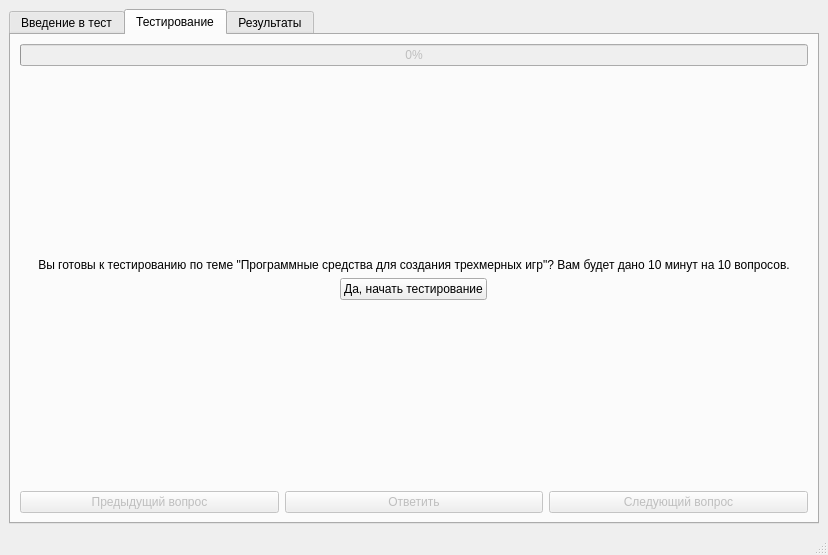
<?xml version="1.0" encoding="UTF-8"?>
<ui version="4.0">
 <class>MainWindow</class>
 <widget class="QMainWindow" name="MainWindow">
  <property name="geometry">
   <rect>
    <x>0</x>
    <y>0</y>
    <width>828</width>
    <height>555</height>
   </rect>
  </property>
  <property name="windowTitle">
   <string>Мини-тестирование</string>
  </property>
  <widget class="QWidget" name="centralwidget">
   <layout class="QVBoxLayout" name="verticalLayout_4">
    <item>
     <widget class="QTabWidget" name="tabWidget">
      <property name="currentIndex">
       <number>1</number>
      </property>
      <widget class="QWidget" name="info">
       <attribute name="title">
        <string>Введение в тест</string>
       </attribute>
       <layout class="QVBoxLayout" name="verticalLayout_2" stretch="0">
        <property name="sizeConstraint">
         <enum>QLayout::SetNoConstraint</enum>
        </property>
        <item>
         <layout class="QVBoxLayout" name="verticalLayout">
          <item>
           <spacer name="verticalSpacer">
            <property name="orientation">
             <enum>Qt::Vertical</enum>
            </property>
            <property name="sizeHint" stdset="0">
             <size>
              <width>20</width>
              <height>40</height>
             </size>
            </property>
           </spacer>
          </item>
          <item>
           <widget class="QLabel" name="label">
            <property name="text">
             <string>Это введение в тест и рассказ, как его проходить</string>
            </property>
            <property name="alignment">
             <set>Qt::AlignBottom|Qt::AlignHCenter</set>
            </property>
           </widget>
          </item>
          <item>
           <layout class="QHBoxLayout" name="horizontalLayout">
            <item>
             <widget class="QPushButton" name="pushButton">
              <property name="sizePolicy">
               <sizepolicy hsizetype="Fixed" vsizetype="Fixed">
                <horstretch>0</horstretch>
                <verstretch>0</verstretch>
               </sizepolicy>
              </property>
              <property name="text">
               <string>Перейти к тестированию</string>
              </property>
             </widget>
            </item>
           </layout>
          </item>
          <item>
           <spacer name="verticalSpacer_2">
            <property name="orientation">
             <enum>Qt::Vertical</enum>
            </property>
            <property name="sizeHint" stdset="0">
             <size>
              <width>20</width>
              <height>40</height>
             </size>
            </property>
           </spacer>
          </item>
         </layout>
        </item>
       </layout>
      </widget>
      <widget class="QWidget" name="testing">
       <attribute name="title">
        <string>Тестирование</string>
       </attribute>
       <layout class="QVBoxLayout" name="verticalLayout_5">
        <item>
         <widget class="QProgressBar" name="progressBar">
          <property name="enabled">
           <bool>false</bool>
          </property>
          <property name="value">
           <number>0</number>
          </property>
          <property name="textVisible">
           <bool>true</bool>
          </property>
         </widget>
        </item>
        <item>
         <widget class="QStackedWidget" name="stackedWidget">
          <property name="currentIndex">
           <number>0</number>
          </property>
          <widget class="QWidget" name="start_test">
           <layout class="QVBoxLayout" name="verticalLayout_8">
            <item>
             <layout class="QVBoxLayout" name="verticalLayout_7">
              <item>
               <spacer name="verticalSpacer_6">
                <property name="orientation">
                 <enum>Qt::Vertical</enum>
                </property>
                <property name="sizeHint" stdset="0">
                 <size>
                  <width>20</width>
                  <height>40</height>
                 </size>
                </property>
               </spacer>
              </item>
              <item>
               <widget class="QLabel" name="label_2">
                <property name="text">
                 <string>Вы готовы к тестированию по теме &quot;Программные средства для создания трехмерных игр&quot;? Вам будет дано 10 минут на 10 вопросов.</string>
                </property>
                <property name="alignment">
                 <set>Qt::AlignBottom|Qt::AlignHCenter</set>
                </property>
               </widget>
              </item>
              <item>
               <layout class="QHBoxLayout" name="horizontalLayout_4">
                <item>
                 <widget class="QPushButton" name="pushButton_5">
                  <property name="sizePolicy">
                   <sizepolicy hsizetype="Fixed" vsizetype="Fixed">
                    <horstretch>0</horstretch>
                    <verstretch>0</verstretch>
                   </sizepolicy>
                  </property>
                  <property name="text">
                   <string>Да, начать тестирование</string>
                  </property>
                 </widget>
                </item>
               </layout>
              </item>
              <item>
               <spacer name="verticalSpacer_7">
                <property name="orientation">
                 <enum>Qt::Vertical</enum>
                </property>
                <property name="sizeHint" stdset="0">
                 <size>
                  <width>20</width>
                  <height>40</height>
                 </size>
                </property>
               </spacer>
              </item>
             </layout>
            </item>
           </layout>
          </widget>
          <widget class="QWidget" name="installation_of_correspondence">
           <layout class="QVBoxLayout" name="verticalLayout_11">
            <item>
             <spacer name="verticalSpacer_16">
              <property name="orientation">
               <enum>Qt::Vertical</enum>
              </property>
              <property name="sizeHint" stdset="0">
               <size>
                <width>20</width>
                <height>40</height>
               </size>
              </property>
             </spacer>
            </item>
            <item>
             <widget class="QLabel" name="question_4">
              <property name="text">
               <string>Содержание вопроса</string>
              </property>
              <property name="alignment">
               <set>Qt::AlignCenter</set>
              </property>
             </widget>
            </item>
            <item>
             <widget class="Line" name="line_4">
              <property name="orientation">
               <enum>Qt::Horizontal</enum>
              </property>
             </widget>
            </item>
            <item>
             <spacer name="verticalSpacer_15">
              <property name="orientation">
               <enum>Qt::Vertical</enum>
              </property>
              <property name="sizeHint" stdset="0">
               <size>
                <width>20</width>
                <height>40</height>
               </size>
              </property>
             </spacer>
            </item>
            <item>
             <layout class="QHBoxLayout" name="horizontalLayout_7">
              <item>
               <spacer name="horizontalSpacer_7">
                <property name="orientation">
                 <enum>Qt::Horizontal</enum>
                </property>
                <property name="sizeHint" stdset="0">
                 <size>
                  <width>40</width>
                  <height>20</height>
                 </size>
                </property>
               </spacer>
              </item>
              <item>
               <layout class="QGridLayout" name="gridLayout_5">
                <item row="1" column="1">
                 <widget class="QComboBox" name="combo2"/>
                </item>
                <item row="0" column="0">
                 <widget class="QLabel" name="text1">
                  <property name="text">
                   <string>Соотнес.1</string>
                  </property>
                 </widget>
                </item>
                <item row="2" column="1">
                 <widget class="QComboBox" name="combo3"/>
                </item>
                <item row="1" column="0">
                 <widget class="QLabel" name="text2">
                  <property name="text">
                   <string>Соотнес. 2</string>
                  </property>
                 </widget>
                </item>
                <item row="2" column="0">
                 <widget class="QLabel" name="text3">
                  <property name="text">
                   <string>Соотнес. 3</string>
                  </property>
                 </widget>
                </item>
                <item row="0" column="1">
                 <widget class="QComboBox" name="combo1"/>
                </item>
                <item row="3" column="0">
                 <widget class="QLabel" name="text4">
                  <property name="text">
                   <string>Соотнес. 4</string>
                  </property>
                 </widget>
                </item>
                <item row="3" column="1">
                 <widget class="QComboBox" name="combo4"/>
                </item>
               </layout>
              </item>
              <item>
               <spacer name="horizontalSpacer_8">
                <property name="orientation">
                 <enum>Qt::Horizontal</enum>
                </property>
                <property name="sizeHint" stdset="0">
                 <size>
                  <width>40</width>
                  <height>20</height>
                 </size>
                </property>
               </spacer>
              </item>
             </layout>
            </item>
            <item>
             <spacer name="verticalSpacer_14">
              <property name="orientation">
               <enum>Qt::Vertical</enum>
              </property>
              <property name="sizeHint" stdset="0">
               <size>
                <width>20</width>
                <height>40</height>
               </size>
              </property>
             </spacer>
            </item>
           </layout>
          </widget>
          <widget class="QWidget" name="one_of_four">
           <layout class="QVBoxLayout" name="verticalLayout_6" stretch="0,0,0,0,0,0">
            <item>
             <spacer name="verticalSpacer_5">
              <property name="orientation">
               <enum>Qt::Vertical</enum>
              </property>
              <property name="sizeHint" stdset="0">
               <size>
                <width>20</width>
                <height>40</height>
               </size>
              </property>
             </spacer>
            </item>
            <item>
             <widget class="QLabel" name="question">
              <property name="text">
               <string>Содержание вопроса</string>
              </property>
              <property name="alignment">
               <set>Qt::AlignCenter</set>
              </property>
             </widget>
            </item>
            <item>
             <widget class="Line" name="line">
              <property name="orientation">
               <enum>Qt::Horizontal</enum>
              </property>
             </widget>
            </item>
            <item>
             <spacer name="verticalSpacer_4">
              <property name="orientation">
               <enum>Qt::Vertical</enum>
              </property>
              <property name="sizeHint" stdset="0">
               <size>
                <width>20</width>
                <height>40</height>
               </size>
              </property>
             </spacer>
            </item>
            <item>
             <layout class="QHBoxLayout" name="horizontalLayout_3">
              <item>
               <spacer name="horizontalSpacer">
                <property name="orientation">
                 <enum>Qt::Horizontal</enum>
                </property>
                <property name="sizeHint" stdset="0">
                 <size>
                  <width>40</width>
                  <height>20</height>
                 </size>
                </property>
               </spacer>
              </item>
              <item>
               <layout class="QGridLayout" name="gridLayout">
                <item row="0" column="1">
                 <widget class="QRadioButton" name="answer3">
                  <property name="text">
                   <string>Ответ3</string>
                  </property>
                 </widget>
                </item>
                <item row="0" column="0">
                 <widget class="QRadioButton" name="answer1">
                  <property name="text">
                   <string>Ответ1</string>
                  </property>
                 </widget>
                </item>
                <item row="1" column="0">
                 <widget class="QRadioButton" name="answer2">
                  <property name="text">
                   <string>Ответ2</string>
                  </property>
                 </widget>
                </item>
                <item row="1" column="1">
                 <widget class="QRadioButton" name="answer4">
                  <property name="text">
                   <string>Ответ4</string>
                  </property>
                 </widget>
                </item>
               </layout>
              </item>
              <item>
               <spacer name="horizontalSpacer_2">
                <property name="orientation">
                 <enum>Qt::Horizontal</enum>
                </property>
                <property name="sizeHint" stdset="0">
                 <size>
                  <width>40</width>
                  <height>20</height>
                 </size>
                </property>
               </spacer>
              </item>
             </layout>
            </item>
            <item>
             <spacer name="verticalSpacer_3">
              <property name="orientation">
               <enum>Qt::Vertical</enum>
              </property>
              <property name="sizeHint" stdset="0">
               <size>
                <width>20</width>
                <height>40</height>
               </size>
              </property>
             </spacer>
            </item>
           </layout>
          </widget>
          <widget class="QWidget" name="some_of_four">
           <layout class="QVBoxLayout" name="verticalLayout_9">
            <item>
             <spacer name="verticalSpacer_10">
              <property name="orientation">
               <enum>Qt::Vertical</enum>
              </property>
              <property name="sizeHint" stdset="0">
               <size>
                <width>20</width>
                <height>40</height>
               </size>
              </property>
             </spacer>
            </item>
            <item>
             <widget class="QLabel" name="question_2">
              <property name="text">
               <string>Содержание вопроса</string>
              </property>
              <property name="alignment">
               <set>Qt::AlignCenter</set>
              </property>
             </widget>
            </item>
            <item>
             <widget class="Line" name="line_2">
              <property name="orientation">
               <enum>Qt::Horizontal</enum>
              </property>
             </widget>
            </item>
            <item>
             <spacer name="verticalSpacer_9">
              <property name="orientation">
               <enum>Qt::Vertical</enum>
              </property>
              <property name="sizeHint" stdset="0">
               <size>
                <width>20</width>
                <height>40</height>
               </size>
              </property>
             </spacer>
            </item>
            <item>
             <layout class="QHBoxLayout" name="horizontalLayout_5">
              <item>
               <spacer name="horizontalSpacer_4">
                <property name="orientation">
                 <enum>Qt::Horizontal</enum>
                </property>
                <property name="sizeHint" stdset="0">
                 <size>
                  <width>40</width>
                  <height>20</height>
                 </size>
                </property>
               </spacer>
              </item>
              <item>
               <layout class="QGridLayout" name="gridLayout_4">
                <item row="0" column="0">
                 <widget class="QCheckBox" name="answer1_3">
                  <property name="text">
                   <string>Ответ1</string>
                  </property>
                 </widget>
                </item>
                <item row="0" column="1">
                 <widget class="QCheckBox" name="answer3_3">
                  <property name="text">
                   <string>Ответ3</string>
                  </property>
                 </widget>
                </item>
                <item row="1" column="0">
                 <widget class="QCheckBox" name="answer2_3">
                  <property name="text">
                   <string>Ответ2</string>
                  </property>
                 </widget>
                </item>
                <item row="1" column="1">
                 <widget class="QCheckBox" name="answer4_3">
                  <property name="text">
                   <string>Ответ4</string>
                  </property>
                 </widget>
                </item>
               </layout>
              </item>
              <item>
               <spacer name="horizontalSpacer_3">
                <property name="orientation">
                 <enum>Qt::Horizontal</enum>
                </property>
                <property name="sizeHint" stdset="0">
                 <size>
                  <width>40</width>
                  <height>20</height>
                 </size>
                </property>
               </spacer>
              </item>
             </layout>
            </item>
            <item>
             <spacer name="verticalSpacer_8">
              <property name="orientation">
               <enum>Qt::Vertical</enum>
              </property>
              <property name="sizeHint" stdset="0">
               <size>
                <width>20</width>
                <height>40</height>
               </size>
              </property>
             </spacer>
            </item>
           </layout>
          </widget>
          <widget class="QWidget" name="write_answer">
           <layout class="QVBoxLayout" name="verticalLayout_10">
            <item>
             <spacer name="verticalSpacer_13">
              <property name="orientation">
               <enum>Qt::Vertical</enum>
              </property>
              <property name="sizeHint" stdset="0">
               <size>
                <width>20</width>
                <height>40</height>
               </size>
              </property>
             </spacer>
            </item>
            <item>
             <widget class="QLabel" name="question_3">
              <property name="text">
               <string>Содержание вопроса</string>
              </property>
              <property name="alignment">
               <set>Qt::AlignCenter</set>
              </property>
             </widget>
            </item>
            <item>
             <widget class="Line" name="line_3">
              <property name="orientation">
               <enum>Qt::Horizontal</enum>
              </property>
             </widget>
            </item>
            <item>
             <spacer name="verticalSpacer_12">
              <property name="orientation">
               <enum>Qt::Vertical</enum>
              </property>
              <property name="sizeHint" stdset="0">
               <size>
                <width>20</width>
                <height>40</height>
               </size>
              </property>
             </spacer>
            </item>
            <item>
             <layout class="QHBoxLayout" name="horizontalLayout_6">
              <item>
               <spacer name="horizontalSpacer_5">
                <property name="orientation">
                 <enum>Qt::Horizontal</enum>
                </property>
                <property name="sizeHint" stdset="0">
                 <size>
                  <width>40</width>
                  <height>20</height>
                 </size>
                </property>
               </spacer>
              </item>
              <item>
               <widget class="QLineEdit" name="answer">
                <property name="toolTip">
                 <string>&lt;html&gt;&lt;head/&gt;&lt;body&gt;&lt;p&gt;Введите ответ на вопрос&lt;/p&gt;&lt;/body&gt;&lt;/html&gt;</string>
                </property>
                <property name="whatsThis">
                 <string>&lt;html&gt;&lt;head/&gt;&lt;body&gt;&lt;p&gt;кауыа&lt;/p&gt;&lt;/body&gt;&lt;/html&gt;</string>
                </property>
               </widget>
              </item>
              <item>
               <spacer name="horizontalSpacer_6">
                <property name="orientation">
                 <enum>Qt::Horizontal</enum>
                </property>
                <property name="sizeHint" stdset="0">
                 <size>
                  <width>40</width>
                  <height>20</height>
                 </size>
                </property>
               </spacer>
              </item>
             </layout>
            </item>
            <item>
             <spacer name="verticalSpacer_11">
              <property name="orientation">
               <enum>Qt::Vertical</enum>
              </property>
              <property name="sizeHint" stdset="0">
               <size>
                <width>20</width>
                <height>40</height>
               </size>
              </property>
             </spacer>
            </item>
           </layout>
          </widget>
         </widget>
        </item>
        <item>
         <layout class="QGridLayout" name="gridLayout_2">
          <item row="0" column="1">
           <widget class="QPushButton" name="pushButton_4">
            <property name="enabled">
             <bool>false</bool>
            </property>
            <property name="text">
             <string>Ответить</string>
            </property>
           </widget>
          </item>
          <item row="0" column="0">
           <widget class="QPushButton" name="pushButton_3">
            <property name="enabled">
             <bool>false</bool>
            </property>
            <property name="sizePolicy">
             <sizepolicy hsizetype="Minimum" vsizetype="Fixed">
              <horstretch>0</horstretch>
              <verstretch>0</verstretch>
             </sizepolicy>
            </property>
            <property name="text">
             <string>Предыдущий вопрос</string>
            </property>
           </widget>
          </item>
          <item row="0" column="2">
           <widget class="QPushButton" name="pushButton_2">
            <property name="enabled">
             <bool>false</bool>
            </property>
            <property name="text">
             <string>Следующий вопрос</string>
            </property>
           </widget>
          </item>
         </layout>
        </item>
       </layout>
      </widget>
      <widget class="QWidget" name="result">
       <attribute name="title">
        <string>Результаты</string>
       </attribute>
      </widget>
     </widget>
    </item>
   </layout>
  </widget>
  <widget class="QMenuBar" name="menubar">
   <property name="geometry">
    <rect>
     <x>0</x>
     <y>0</y>
     <width>828</width>
     <height>21</height>
    </rect>
   </property>
  </widget>
  <widget class="QStatusBar" name="statusbar"/>
 </widget>
 <resources/>
 <connections/>
</ui>
